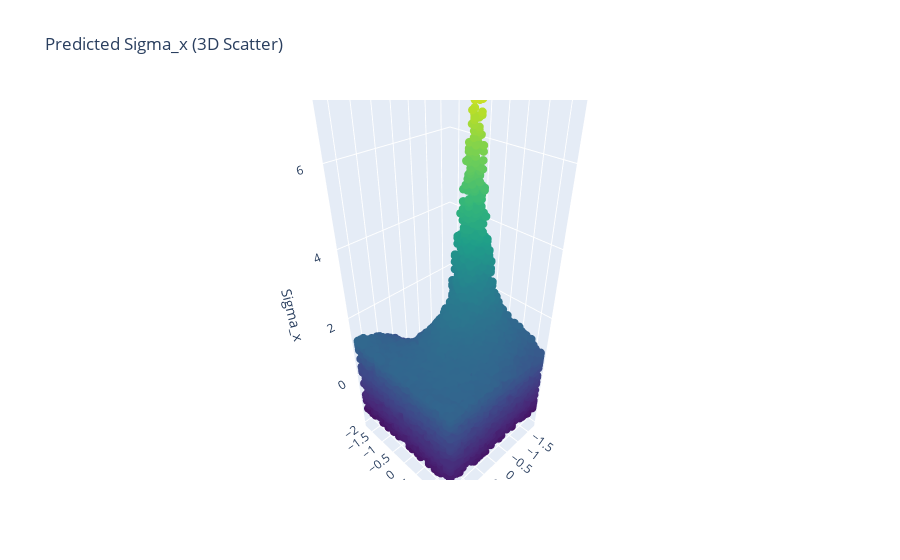

Notebook source saved alongside this figure:
### Code cell
fig = go.Figure(data=[
    go.Scatter3d(
        x=X_test[:, 0], y=X_test[:, 1], z=y_pred[:, 0],
        mode='markers',
        marker=dict(size=3, color=y_pred[:, 0], colorscale='Viridis')
    )
])
fig.update_layout(
    title='Predicted Sigma_x (3D Scatter)',
    scene=dict(
        xaxis_title='x',
        yaxis_title='y',
        zaxis_title='Sigma_x'
    )
)
fig.show()

### Figure 1 — Plotly figure (JSON) as saved in the notebook; plotly's stock layout.template omitted (floating-point values rounded to 4 significant figures; data arrays with more than 128 entries replaced by an {"elided": "..."} marker saying what was removed)
{"data": [{"marker": {"color": {"elided": "21635 float values"}, "colorscale": [[0, "#440154"], [0.1111, "#482878"], [0.2222, "#3e4989"], [0.3333, "#31688e"], [0.4444, "#26828e"], [0.5556, "#1f9e89"], [0.6667, "#35b779"], [0.7778, "#6ece58"], [0.8889, "#b5de2b"], [1, "#fde725"]], "size": 3}, "mode": "markers", "type": "scatter3d", "x": {"elided": "21635 float values"}, "y": {"elided": "21635 float values"}, "z": {"elided": "21635 float values"}}], "layout": {"scene": {"xaxis": {"title": {"text": "x"}}, "yaxis": {"title": {"text": "y"}}, "zaxis": {"title": {"text": "Sigma_x"}}}, "title": {"text": "Predicted Sigma_x (3D Scatter)"}}}
